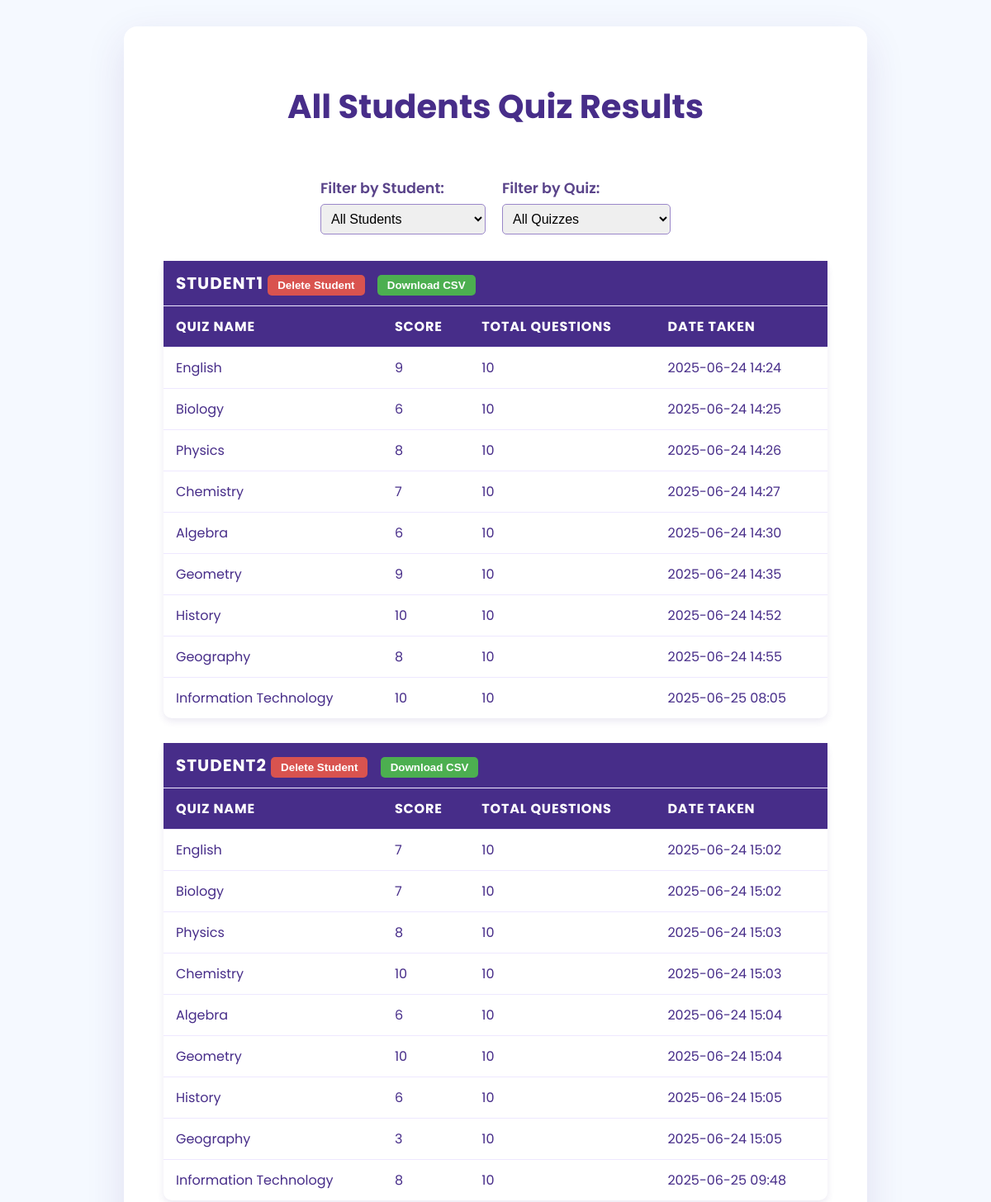
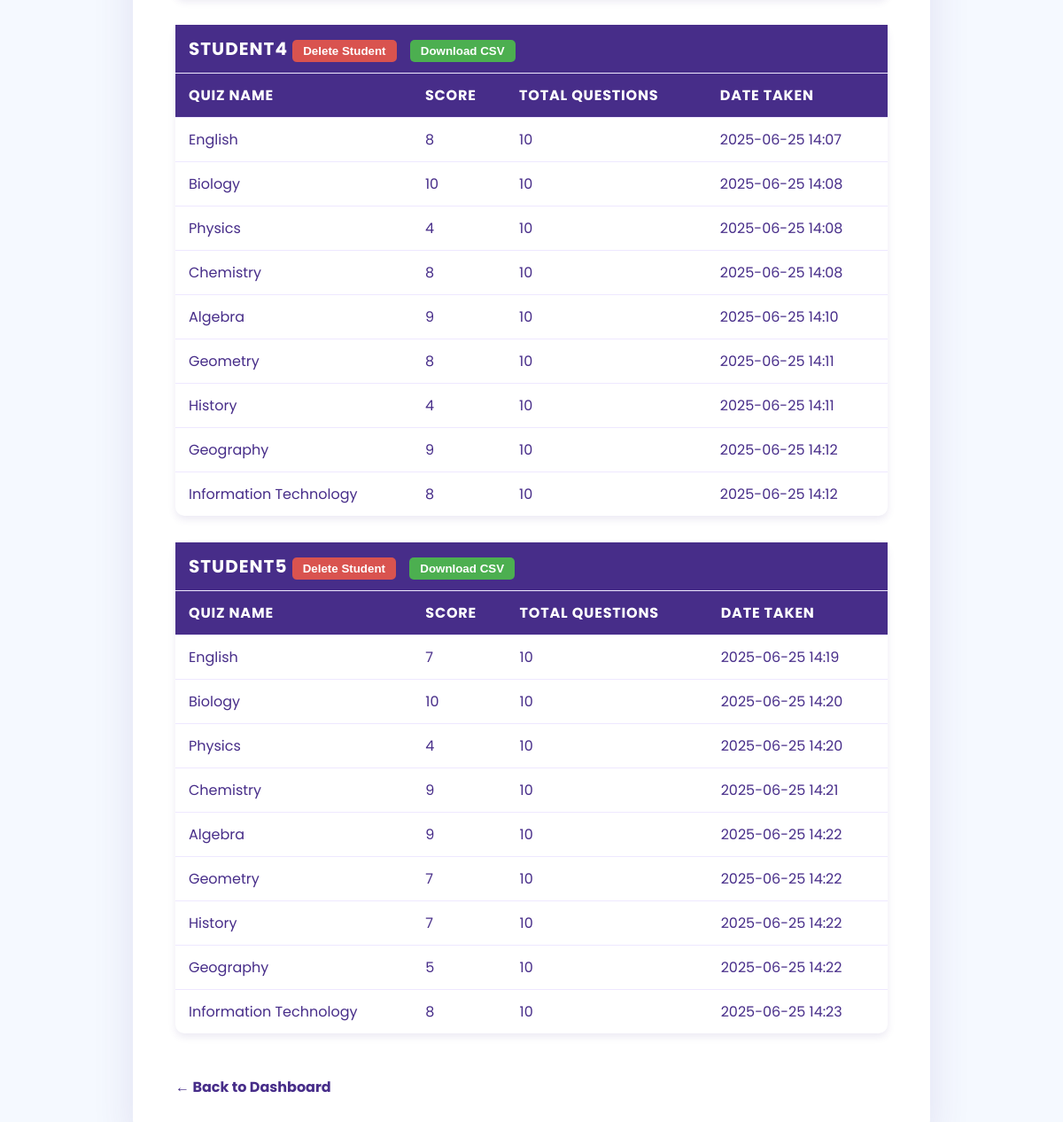
Screenshot of /teacher/results (signed in) with the database file from the repository (2 pictures, top to bottom).
### app.py (models this page shows)
class User(db.Model):
    id = db.Column(db.Integer, primary_key=True)
    username = db.Column(db.String(100), unique=True, nullable=False)
    password = db.Column(db.String(200), nullable=False)
    role = db.Column(db.String(20), nullable=False)

### app.py (the view)
@app.route('/teacher/results')
def teacher_results():
    if 'user_id' not in session or session.get('role') != 'teacher':
        flash("Unauthorized access.", "warning")
        return redirect('/login')
    results = []
    for student in User.query.filter_by(role='student').all():
        student_results = get_student_db_session(student.username).query(StudentQuizResult).all()
        for result in student_results:
            result.student = student
            results.append(result)
    return render_template('teacher_results.html', results=results)

### app.py (called while the page is built)
def get_student_db_path(username):
    safe_username = "".join(c for c in username if c.isalnum() or c in ('_', '-')).rstrip()
    return os.path.join(STUDENT_DB_FOLDER, f'student_{safe_username}.db')

def get_student_db_session(username):
    db_path = get_student_db_path(username)
    engine = create_engine(f'sqlite:///{db_path}', connect_args={'check_same_thread': False})
    StudentBase.metadata.create_all(engine)
    Session = sessionmaker(bind=engine)
    return Session()

### templates/teacher_results.html (shortened to what this page needs)
<!DOCTYPE html>
<html lang="en">
<head>
</head>
<body>
    <div class="results-container">
        <h1>All Students Quiz Results</h1>
        <div class="filters">
            <div class="filter-group">
                <label for="studentFilter">Filter by Student:</label>
                <select id="studentFilter" aria-label="Filter quiz results by student">
                    <option value="all">All Students</option>
                </select>
            </div>
            <div class="filter-group">
                <label for="quizFilter">Filter by Quiz:</label>
                <select id="quizFilter" aria-label="Filter quiz results by quiz">
                    <option value="all">All Quizzes</option>
                </select>
            </div>
        </div>
        <div class="tables-container">
            {% set displayed_student_ids = [] %}
            {% for student_res in results %}
                {% if student_res.student.id not in displayed_student_ids %}
                    <table id="table-student-{{ student_res.student.id }}" class="student-table" role="table" aria-label="Results for {{ student_res.student.username }}">
                        <thead>
                            <tr>
                                <th colspan="6" style="font-size: 1.25rem;">
                                    {{ student_res.student.username }}
                                    <form method="post" action="{{ url_for('delete_student', student_id=student_res.student.id) }}" style="display:inline;" onsubmit="return confirm('Are you sure you want to delete this student and all their results?');">
                                        <button type="submit" class="delete-button" aria-label="Delete all results for {{ student_res.student.username }}">Delete Student</button>
                                    </form>
                                    <form method="get" action="{{ url_for('download_student_results', student_id=student_res.student.id) }}" style="display:inline;">
                                        <button type="submit" class="download-button" aria-label="Download results for {{ student_res.student.username }}">Download CSV</button>
                                    </form>
                                </th>
                            </tr>
                            <tr>
                                <th>Quiz Name</th>
                                <th>Score</th>
                                <th>Total Questions</th>
                                <th>Date Taken</th>
                            </tr>
                        </thead>
                        <tbody>
                            {% for result in results if result.student.id == student_res.student.id %}
                                <tr data-quiz-id="{{ result.quiz_id }}">
                                    <td>{{ result.quiz_name }}</td>
                                    <td>{{ result.score }}</td>
                                    <td>{{ result.total_questions }}</td>
                                    <td>{{ result.timestamp.strftime('%Y-%m-%d %H:%M') }}</td>
                                </tr>
                            {% endfor %}
                        </tbody>
                    </table>
                {% endif %}
            {% endfor %}
        </div>
        <a href="{{ url_for('teacher_dashboard') }}" class="back-link">← Back to Dashboard</a>
    </div>
</body>
</html>

### templates/teacher_results.html (style rules this page uses)
*, *::before, *::after { box-sizing: border-box; }
body { font-family: 'Poppins', sans-serif; background: #f5f9ff; margin: 0; padding: 2rem; color: #472d89; min-height: 100vh; display: flex; justify-content: center; }
.results-container { background: #fff; max-width: 900px; width: 100%; border-radius: 16px; box-shadow: 0 16px 48px rgba(71, 45, 137, 0.12); padding: 2.5rem 3rem; display: flex; flex-direction: column; gap: 2rem; animation: fadeInUp 0.8s ease forwards; opacity: 0; transform: translateY(20px); }
h1 { margin-bottom: 1.5rem; text-align: center; color: #472d89; font-weight: 700; font-size: 2.5rem; }
.filters { display: flex; gap: 20px; flex-wrap: wrap; justify-content: center; }
.filter-group { min-width: 200px; }
label { display: block; margin-bottom: 0.4rem; font-weight: 600; font-size: 1.1rem; color: #5a448a; }
select { width: 100%; padding: 8px; font-size: 1rem; border-radius: 5px; border: 1px solid #9a87c9; transition: border-color 0.3s ease; }
.tables-container { display: flex; flex-direction: column; gap: 30px; }
table { width: 100%; border-collapse: collapse; background: white; box-shadow: 0 4px 8px rgba(71,45,137,0.1); border-radius: 10px; font-size: 1rem; color: #472d89; }
th, td { padding: 12px 15px; border-bottom: 1px solid #eee8ff; text-align: left; word-break: break-word; }
th { background-color: #472d89; color: white; text-transform: uppercase; font-weight: 700; letter-spacing: 0.05em; }
tr:last-child td { border-bottom: none; }
.back-link { display: inline-block; margin-top: 1rem; color: #472d89; text-decoration: none; font-weight: 700; cursor: pointer; transition: color 0.3s ease; }
.delete-button { background-color: #d9534f; color: white; border: none; padding: 5px 12px; border-radius: 5px; cursor: pointer; font-weight: bold; transition: background-color 0.3s ease; }
.download-button { background-color: #4caf50; color: white; border: none; padding: 5px 12px; border-radius: 5px; cursor: pointer; font-weight: bold; transition: background-color 0.3s ease; margin-left: 10px; }

### rows the page displays
User: student.username "STUDENT1"
User: student.username "STUDENT2"
User: student.username "STUDENT4"
User: student.username "STUDENT5"

### other values shown
{{ result.quiz_name }} "English" "Biology" "Physics" "Chemistry" "Algebra" "Geometry" "History" "Geography" "Information Technology" "English" "Biology" "Physics" "Chemistry" "Algebra" "Geometry" "History" "Geography" "Information Technology" "English" "Biology" "Physics" "Chemistry" "Algebra" "Geometry" "History" "Geography" "Information Technology" "English" "Biology" "Physics" "Chemistry" "Algebra" "Geometry" "History" "Geography" "Information Technology"
{{ result.score }} "9" "6" "8" "7" "6" "9" "10" "8" "10" "7" "7" "8" "10" "6" "10" "6" "3" "8" "8" "10" "4" "8" "9" "8" "4" "9" "8" "7" "10" "4" "9" "9" "7" "7" "5" "8"
{{ result.total_questions }} "10" "10" "10" "10" "10" "10" "10" "10" "10" "10" "10" "10" "10" "10" "10" "10" "10" "10" "10" "10" "10" "10" "10" "10" "10" "10" "10" "10" "10" "10" "10" "10" "10" "10" "10" "10"
{{ result.timestamp.strftime('%Y-%m-%d %H:%M') }} "2025-06-24 14:24" "2025-06-24 14:25" "2025-06-24 14:26" "2025-06-24 14:27" "2025-06-24 14:30" "2025-06-24 14:35" "2025-06-24 14:52" "2025-06-24 14:55" "2025-06-25 08:05" "2025-06-24 15:02" "2025-06-24 15:02" "2025-06-24 15:03" "2025-06-24 15:03" "2025-06-24 15:04" "2025-06-24 15:04" "2025-06-24 15:05" "2025-06-24 15:05" "2025-06-25 09:48" "2025-06-25 14:07" "2025-06-25 14:08" "2025-06-25 14:08" "2025-06-25 14:08" "2025-06-25 14:10" "2025-06-25 14:11" "2025-06-25 14:11" "2025-06-25 14:12" "2025-06-25 14:12" "2025-06-25 14:19" "2025-06-25 14:20" "2025-06-25 14:20" "2025-06-25 14:21" "2025-06-25 14:22" "2025-06-25 14:22" "2025-06-25 14:22" "2025-06-25 14:22" "2025-06-25 14:23"
